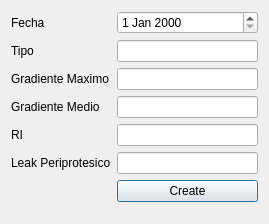
<?xml version="1.0" encoding="UTF-8"?>
<ui version="4.0">
 <class>DialogProtesisBiologica</class>
 <widget class="QDialog" name="DialogProtesisBiologica">
  <property name="geometry">
   <rect>
    <x>0</x>
    <y>0</y>
    <width>269</width>
    <height>224</height>
   </rect>
  </property>
  <property name="windowTitle">
   <string>Dialog</string>
  </property>
  <layout class="QFormLayout" name="formLayout">
   <item row="0" column="0">
    <widget class="QLabel" name="label">
     <property name="text">
      <string>Fecha</string>
     </property>
    </widget>
   </item>
   <item row="0" column="1">
    <widget class="QDateEdit" name="dateEditProtBio"/>
   </item>
   <item row="2" column="0">
    <widget class="QLabel" name="label_2">
     <property name="text">
      <string>Gradiente Maximo</string>
     </property>
    </widget>
   </item>
   <item row="2" column="1">
    <widget class="QLineEdit" name="lineEditGradienteMaximo"/>
   </item>
   <item row="3" column="1">
    <widget class="QLineEdit" name="lineEditGradienteMedio"/>
   </item>
   <item row="3" column="0">
    <widget class="QLabel" name="label_3">
     <property name="text">
      <string>Gradiente Medio</string>
     </property>
    </widget>
   </item>
   <item row="4" column="0">
    <widget class="QLabel" name="label_4">
     <property name="text">
      <string>RI</string>
     </property>
    </widget>
   </item>
   <item row="4" column="1">
    <widget class="QLineEdit" name="lineEditRi"/>
   </item>
   <item row="6" column="1">
    <widget class="QPushButton" name="pushButtonProtBiolog">
     <property name="text">
      <string>Create</string>
     </property>
    </widget>
   </item>
   <item row="1" column="1">
    <widget class="QLineEdit" name="lineEditTipo"/>
   </item>
   <item row="1" column="0">
    <widget class="QLabel" name="label_5">
     <property name="text">
      <string>Tipo</string>
     </property>
    </widget>
   </item>
   <item row="5" column="1">
    <widget class="QLineEdit" name="lineEditLeak"/>
   </item>
   <item row="5" column="0">
    <widget class="QLabel" name="label_6">
     <property name="text">
      <string>Leak Periprotesico</string>
     </property>
    </widget>
   </item>
  </layout>
 </widget>
 <resources/>
 <connections/>
</ui>
